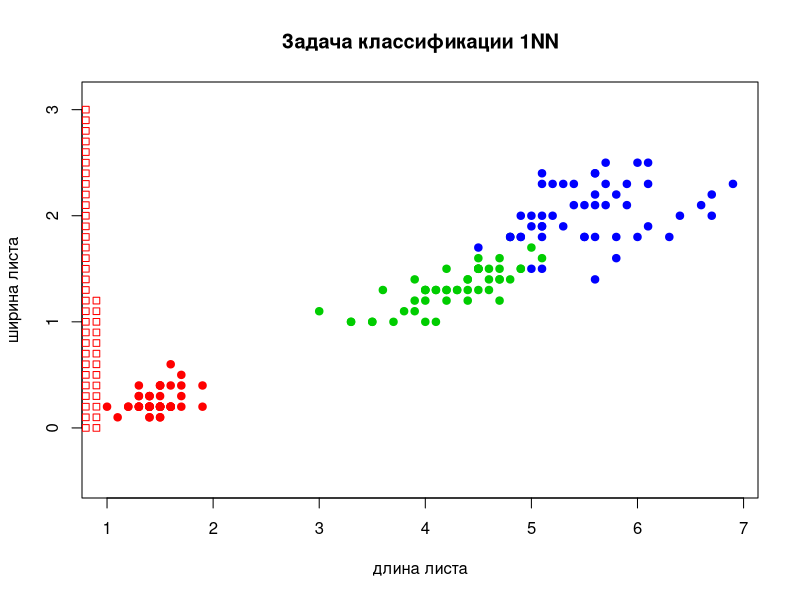

Here is the R script that generated this plot: (Note: a time limit stopped this script after it produced the figure.)
xl<-(iris[,3:5])#наша выборка

euclideanDistance <- function(u, v)#функция расстояния
{     
	sqrt(sum((u - v)^2)) 
}

sortObjectsByDist <- function(xl, z, metricFunction = euclideanDistance) #сортировка

{
     l <- dim(xl)[1]#размерность выборки по строкам     
	 n <- dim(xl)[2] - 1 #размерность выборки по столбцам
	 distances <- matrix(NA, l, 2) 
	      for (i in 1:l)  
		  {         
			distances[i, ] <- c(i, metricFunction(xl[i, 1:n], z))#расстояние от каждой точки до классифицируемой
		  }  
	 orderedXl <- xl[order(distances[, 2]), ]#сортируем выборку по расстоянию    
	 return (orderedXl);
}	

KNN <- function(xl, z, k) {	  
	 orderedXl <- sortObjectsByDist(xl, z)     
	 n <- dim(orderedXl)[2] - 1 
	 classes <- orderedXl[1:k, n + 1] 
	 counts <- table(classes) 
	 class <- names(which.max(counts)) 
	 return (class)#возвращает класс объекта который чаще всего встречается
}
LOO <- function(xl,k) {
 z<-c(xl[1,1],xl[1,2])
	xl1<-xl[2:dim(xl)[1],]
	class<- KNN(xl1, z, k)
	if(xl[1,3]== class) error=0
	else error=1
		sum<-0
		sum<-sum+error
	for(i in 2:dim(xl)[1]){
	  z<-c(xl[i,1],xl[i,2])
		xl1<- rbind(xl[1:(i-1),], xl[(i+1):dim(xl)[1],])
		class<- KNN(xl1, z, k)
		if(xl[i,3]== class) error=0
	else error=1
		sum<-sum+error
	}
	sum<-(sum/(dim(xl)[1]))
	return(sum)
}
prevSumerror<-999999999
for(i in 1:7){
	sumerror<-LOO(xl, i)
	if(prevSumerror>sumerror){
		prevSumerror<-sumerror
		k<-i
	}	
}
colors <- c("setosa" = "red", "versicolor" = "green3", "virginica" = "blue") 
plot(iris[, 3:4], pch = 21, bg = colors[iris$Species], col = colors[iris$Species], asp = 1, main = "Задача классификации 1NN", xlab = "длина листа", ylab = "ширина листа" ) 
 
OY<-c(seq(0.0, 3.0, 0.1)) # от 0 до 3 с шагом 0.1
OX<-c(seq(0.0,7.0,0.1))
for(i in OX){
	for(j in OY){
	z<-c(i,j)
	class <- KNN(xl, z, k) 
	points(z[1], z[2], pch = 22, col = colors[class], asp = 1) }
}
